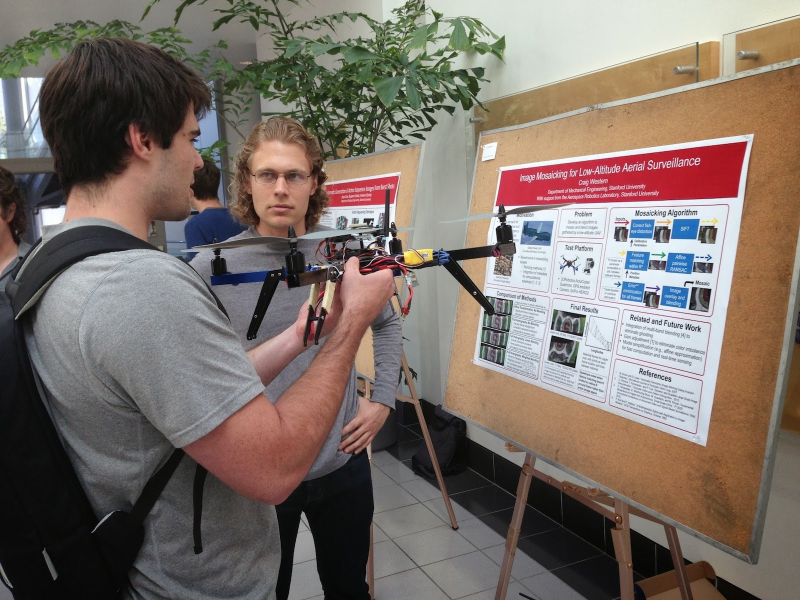
#> input picture homeworks/homework5/images/1.jpg, 1600 x 1200 px, given as the content of the folder database, which was not available (shown at 1/2 size)
$ python script.py
#> lines starting #> are read from the running program, lines starting #| are printed output that depends on the picture; pictures that were not available may be replaced by others from this repository, and a replacement may not be noted
import os
import glob
import cv2
import numpy as np

def load_images(directory: str) -> list[np.ndarray]:
    image_files = glob.glob(os.path.join(directory, '*'))
    images = [cv2.imread(file, cv2.IMREAD_GRAYSCALE) for file in image_files]
    return images

def compute_sift_features(image: np.ndarray) -> tuple:
    sift = cv2.SIFT_create()
    keypoints, descriptors = sift.detectAndCompute(image, None)
    return keypoints, descriptors

def match_descriptors(desc1, desc2) -> list:
    bf_matcher = cv2.BFMatcher()
    raw_matches = bf_matcher.knnMatch(desc1, desc2, k=2)
    good_matches = [m for m, n in raw_matches if m.distance < 0.75 * n.distance]
    return good_matches

def main() -> None:
    database_path = 'database/'
    images_path = 'images/'

    search_image_name = input('Enter the name of the search image: ')
#> the answer given: images/1.jpg
    search_image_path = os.path.join(images_path, search_image_name)

    poster_images = load_images(database_path)
#> in load_images, `images = [cv2.imread(file, cv2.IMREAD_GRAYSCALE) for file in image_fil..`: images = 1 item
#> poster_images = 1 item
    poster_features = [compute_sift_features(image) for image in poster_images]
#> in compute_sift_features, `keypoints, descriptors = sift.detectAndCompute(image, None)`: keypoints = 8555 keypoints; strongest (x, y, size): (1282, 740, 1.9), (1264, 632, 1.8), (1340, 421, 1.8), (1385, 565, 3.2)
#> in compute_sift_features, `keypoints, descriptors = sift.detectAndCompute(image, None)`:
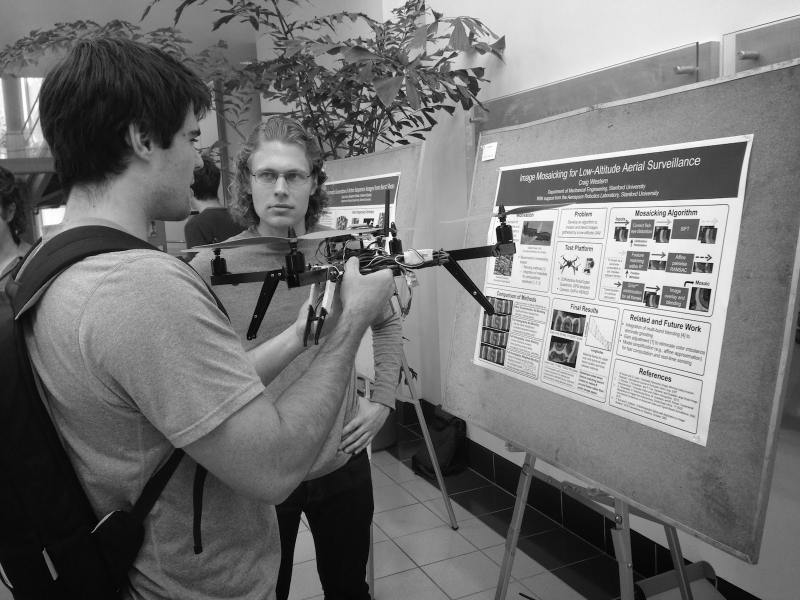
#> image: shape (1200, 1600) (shown at 1/2 size); min 0, max 255, mean 113.8
#> poster_features = 1 item

    print(f"Loading image from: {search_image_path}")

    search_image = cv2.imread(search_image_path, cv2.IMREAD_GRAYSCALE)

    if search_image is None:
        print(f"Error: Unable to load image from {search_image_path}. Please check the file path and try again.")
        return

    search_keypoints, search_descriptors = compute_sift_features(search_image)
#> search_keypoints has the same summary as keypoints in compute_sift_features

    matches = [match_descriptors(desc[1], search_descriptors) for desc in poster_features]
#> in match_descriptors, `raw_matches = bf_matcher.knnMatch(desc1, desc2, k=2)`: raw_matches = 8555 matches
#> matches = 1 matches
    best_match_index = max(range(len(matches)), key=lambda i: len(matches[i]))
#> best_match_index = 0

    best_poster = poster_images[best_match_index]
    best_poster_keypoints, _ = poster_features[best_match_index]
#> best_poster_keypoints has the same summary as keypoints in compute_sift_features

    search_image_with_keypoints = cv2.drawKeypoints(search_image, search_keypoints, None, flags=cv2.DRAW_MATCHES_FLAGS_DRAW_RICH_KEYPOINTS)
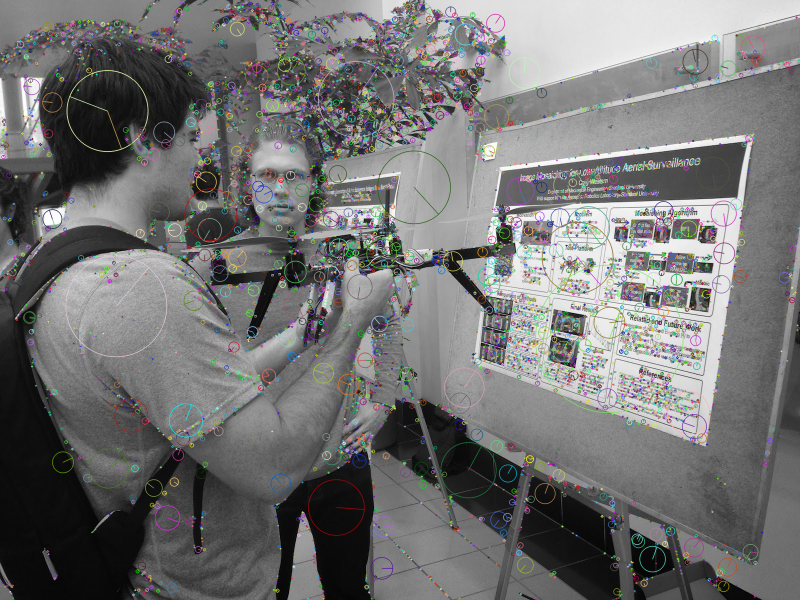
#> search_image_with_keypoints: shape (1200, 1600, 3) (shown at 1/2 size); mean of channels 0, 1, 2 114, 114.3, 114.2; drawn as B, G, R
    best_poster_with_keypoints = cv2.drawKeypoints(best_poster, best_poster_keypoints, None, flags=cv2.DRAW_MATCHES_FLAGS_DRAW_RICH_KEYPOINTS)
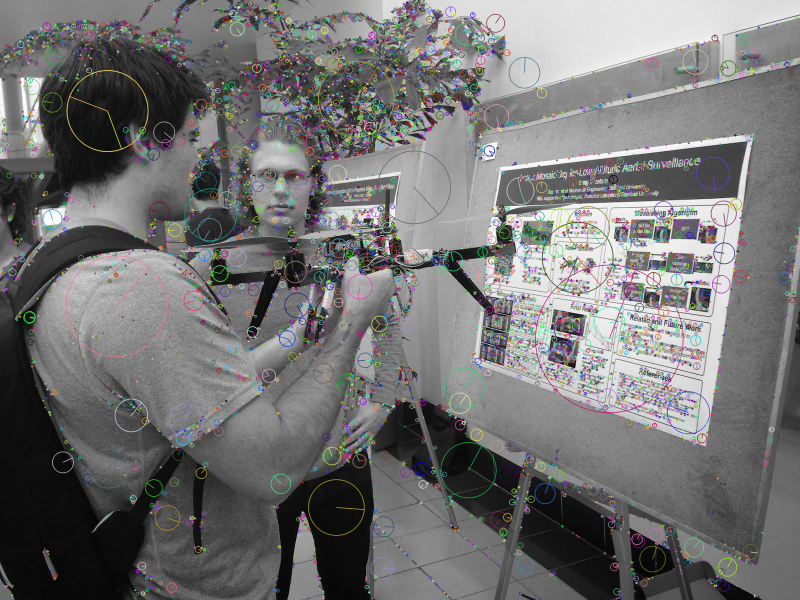
#> best_poster_with_keypoints: shape (1200, 1600, 3) (shown at 1/2 size); mean of channels 0, 1, 2 114, 114.1, 114.2; drawn as B, G, R

    concatenated_images = np.concatenate((search_image, best_poster), axis=1)
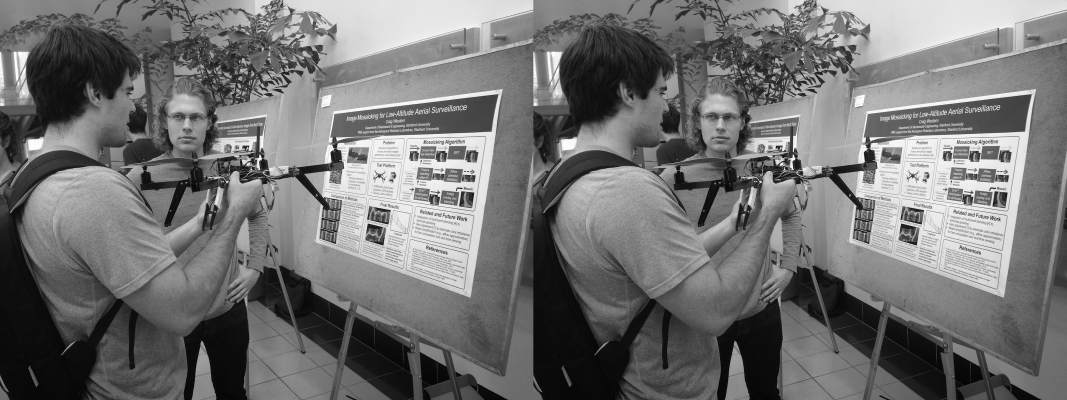
#> concatenated_images: shape (1200, 3200) (shown at 1/3 size); min 0, max 255, mean 113.8
    concatenated_keypoints = np.concatenate((search_image_with_keypoints, best_poster_with_keypoints), axis=1)
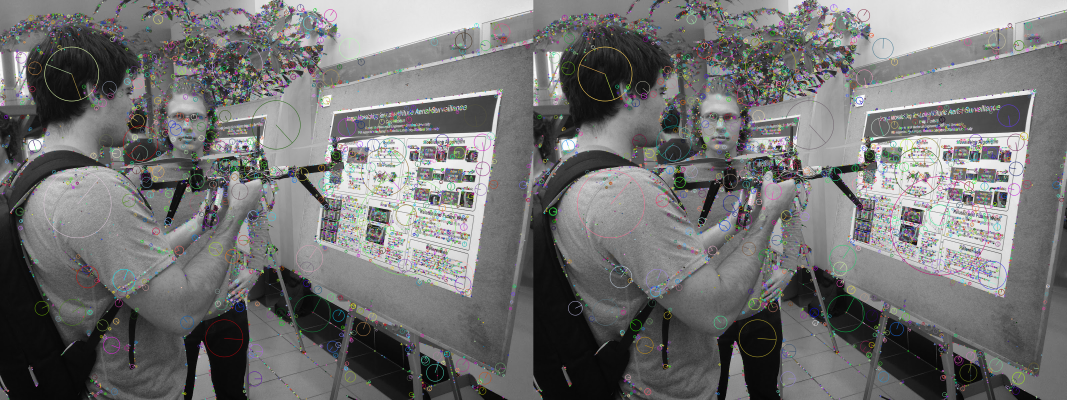
#> concatenated_keypoints: shape (1200, 3200, 3) (shown at 1/3 size); mean of channels 0, 1, 2 114, 114.2, 114.2; drawn as B, G, R

    cv2.imshow('Original Images', concatenated_images)
    cv2.imshow('Keypoints', concatenated_keypoints)
#> (the run stopped early here; a loop or call above may not have finished)
